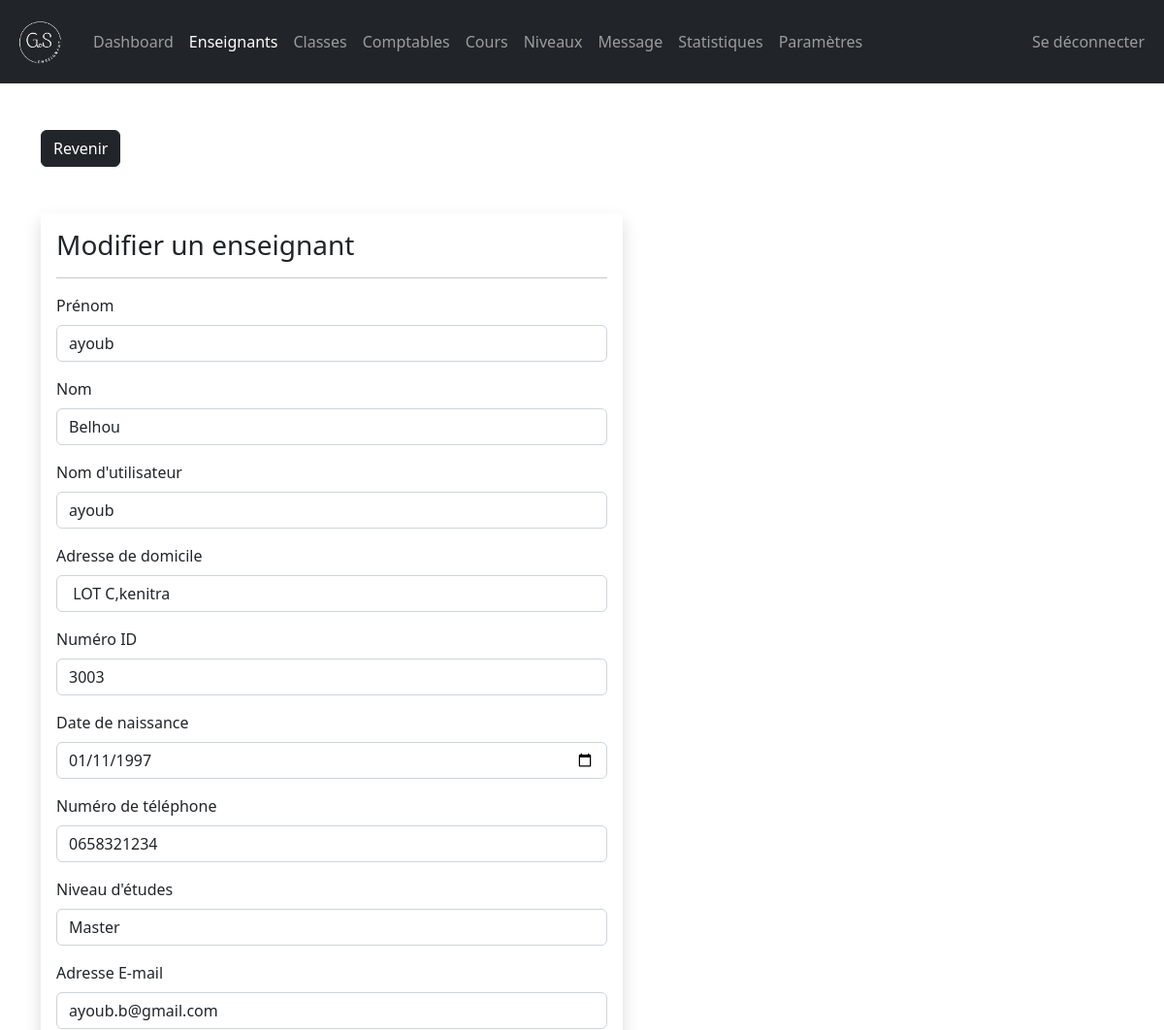
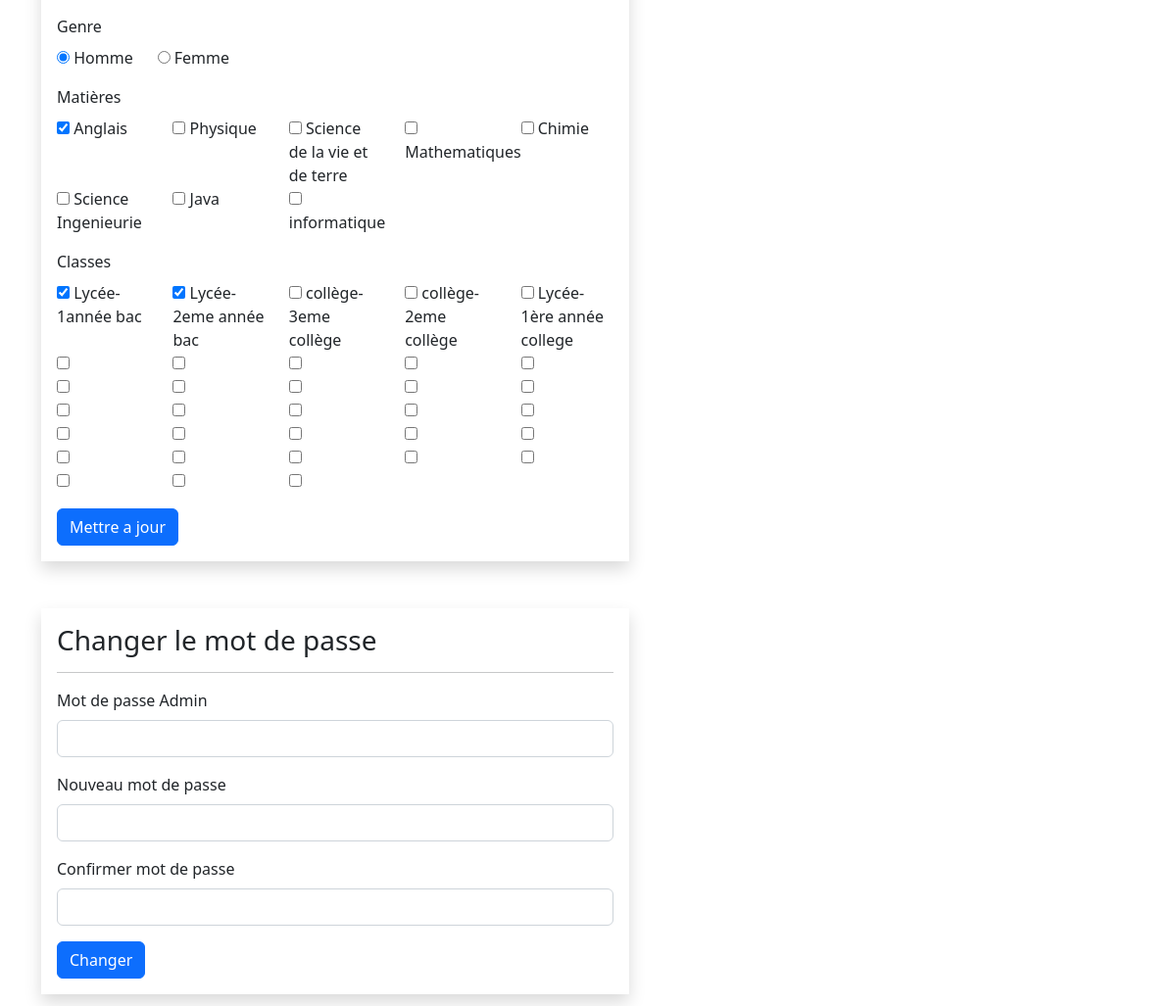
/admin/teacher-edit.php?teacher_id=9 (signed in), run on the app's committed database (2 pictures, top to bottom).
### tables this page shows
CREATE TABLE `teachers` (
  `teacher_id` int(11) NOT NULL,
  `username` varchar(127) NOT NULL,
  `password` varchar(255) NOT NULL,
  `class` varchar(31) NOT NULL,
  `fname` varchar(127) NOT NULL,
  `lname` varchar(127) NOT NULL,
  `subjects` varchar(31) NOT NULL,
  `address` varchar(31) NOT NULL,
  `employee_number` int(11) NOT NULL,
  `date_of_birth` date DEFAULT NULL,
  `phone_number` varchar(31) NOT NULL,
  `qualification` varchar(127) NOT NULL,
  `gender` varchar(7) NOT NULL,
  `email_address` varchar(255) NOT NULL,
  `date_of_joined` datetime NOT NULL DEFAULT current_timestamp()
);

CREATE TABLE `subjects` (
  `subject_id` int(11) NOT NULL,
  `subject` varchar(31) NOT NULL,
  `subject_code` varchar(31) NOT NULL,
  `grade` int(11) NOT NULL
);

CREATE TABLE `class` (
  `class_id` int(11) NOT NULL,
  `grade` int(11) NOT NULL,
  `section` int(11) NOT NULL
);

CREATE TABLE `grades` (
  `grade_id` int(11) NOT NULL,
  `grade` varchar(31) NOT NULL,
  `grade_code` varchar(7) NOT NULL
);

### admin/data/teacher.php (called while the page is built, shortened)
<?php
function getTeacherById($teacher_id, $conn){
   $sql = "SELECT * FROM teachers
           WHERE teacher_id=?";
   $stmt = $conn->prepare($sql);
   $stmt->execute([$teacher_id]);
   if ($stmt->rowCount() == 1) {
     $teacher = $stmt->fetch();
     return $teacher;
   }else {
    return 0;
   }
}

### admin/data/subject.php (called while the page is built, shortened)
<?php
function getAllSubjects($conn){
   $sql = "SELECT * FROM subjects";
   $stmt = $conn->prepare($sql);
   $stmt->execute();
   if ($stmt->rowCount() >= 1) {
     $subjects = $stmt->fetchAll();
     return $subjects;
   }else {
   	return 0;
   }
}
 ?>

### admin/data/class.php (called while the page is built, shortened)
<?php
function getAllClasses($conn){
   $sql = "SELECT * FROM class";
   $stmt = $conn->prepare($sql);
   $stmt->execute();
   if ($stmt->rowCount() >= 1) {
     $classes = $stmt->fetchAll();
     return $classes;
   }else {
    return 0;
   }
}

### admin/data/grade.php (called while the page is built, shortened)
<?php
function getGradeById($grade_id, $conn){
   $sql = "SELECT * FROM grades
           WHERE grade_id=?";
   $stmt = $conn->prepare($sql);
   $stmt->execute([$grade_id]);
   if ($stmt->rowCount() == 1) {
     $grade = $stmt->fetch();
     return $grade;
   }else {
    return 0;
   }
}

### admin/teacher-edit.php (the view, shortened to what this page needs)
<?php
if (isset($_SESSION['admin_id']) &&
    isset($_SESSION['role'])     &&
    isset($_GET['teacher_id'])) {
    if ($_SESSION['role'] == 'Admin') {
       include "../DB_connection.php";
       include "data/subject.php";
       include "data/grade.php";
       include "data/section.php";
       include "data/class.php";
       include "data/teacher.php";
       $subjects = getAllSubjects($conn);
       $classes  = getAllClasses($conn);
       $teacher_id = $_GET['teacher_id'];
       $teacher = getTeacherById($teacher_id, $conn);
 ?>
<!DOCTYPE html>
<html lang="en">
<head>
	<link rel="stylesheet" href="https://cdn.jsdelivr.net/npm/bootstrap@5.2.0/dist/css/bootstrap.min.css">
	<link rel="stylesheet" href="../css/style.css">
  <link rel="stylesheet" href="https://cdnjs.cloudflare.com/ajax/libs/font-awesome/4.7.0/css/font-awesome.min.css">
</head>
<body>
    <?php
        include "inc/navbar.php";
     ?>
     <div class="container mt-5">
        <a href="teacher.php"
           class="btn btn-dark">Revenir</a>
        <form method="post"
              class="shadow p-3 mt-5 form-w"
              action="req/teacher-edit.php">
        <h3>Modifier un enseignant</h3><hr>
        <div class="mb-3">
          <label class="form-label">Prénom</label>
          <input type="text"
                 class="form-control"
                 value="<?=$teacher['fname']?>"
                 name="fname">
        </div>
        <div class="mb-3">
          <label class="form-label">Nom</label>
          <input type="text"
                 class="form-control"
                 value="<?=$teacher['lname']?>"
                 name="lname">
        </div>
        <div class="mb-3">
          <label class="form-label">Nom d'utilisateur</label>
          <input type="text"
                 class="form-control"
                 value="<?=$teacher['username']?>"
                 name="username">
        </div>
        <div class="mb-3">
          <label class="form-label">Adresse de domicile</label>
          <input type="text"
                 class="form-control"
                 value="<?=$teacher['address']?>"
                 name="address">
        </div>
        <div class="mb-3">
          <label class="form-label">Numéro ID</label>
          <input type="text"
                 class="form-control"
                 value="<?=$teacher['employee_number']?>"
                 name="employee_number">
        </div>
        <div class="mb-3">
          <label class="form-label">Date de naissance</label>
          <input type="date"
                 class="form-control"
                 value="<?=$teacher['date_of_birth']?>"
                 name="date_of_birth">
        </div>
        <div class="mb-3">
          <label class="form-label">Numéro de téléphone</label>
          <input type="text"
                 class="form-control"
                 value="<?=$teacher['phone_number']?>"
                 name="phone_number">
        </div>
        <div class="mb-3">
          <label class="form-label">Niveau d'études</label>
          <input type="text"
                 class="form-control"
                 value="<?=$teacher['qualification']?>"
                 name="qualification">
        </div>
        <div class="mb-3">
          <label class="form-label">Adresse E-mail</label>
          <input type="text"
                 class="form-control"
                 value="<?=$teacher['email_address']?>"
                 name="email_address">
        </div>
        <div class="mb-3">
          <label class="form-label">Genre</label><br>
          <input type="radio"
                 value="Male"
                 <?php if($teacher['gender'] == 'Male') echo 'checked';  ?>
                 name="gender"> Homme
                 &nbsp;&nbsp;&nbsp;&nbsp;
          <input type="radio"
                 value="Female"
                 <?php if($teacher['gender'] == 'Female') echo 'checked';  ?>
                 name="gender"> Femme
        </div>
        <div class="mb-3">
          <label class="form-label">Matières</label>
          <div class="row row-cols-5">
            <?php
            $subject_ids = str_split(trim($teacher['subjects']));
            foreach ($subjects as $subject){
              $checked =0;
              foreach ($subject_ids as $subject_id ) {
                if ($subject_id == $subject['subject_id']) {
                   $checked =1;
                }
              }
            ?>
            <div class="col">
              <input type="checkbox"
                     name="subjects[]"
                     <?php if($checked) echo "checked"; ?>
                     value="<?=$subject['subject_id']?>">
                     <?=$subject['subject']?>
            </div>
            <?php } ?>
          </div>
        </div>
        <div class="mb-3">
          <label class="form-label">Classes</label>
          <div class="row row-cols-5">
            <?php
            $class_ids = str_split(trim($teacher['class']));
            foreach ($classes as $class){
              $checked =0;
              foreach ($class_ids as $class_id ) {
                if ($class_id == $class['class_id']) {
                   $checked =1;
                }
              }
              $grade = getGradeById($class['class_id'], $conn);
            ?>
            <div class="col">
              <input type="checkbox"
                     name="classes[]"
                     <?php if($checked) echo "checked"; ?>
                     value="<?=$grade['grade_id']?>">
                     <?php if (isset($grade['grade_code']) && isset($grade['grade'])) { ?>
    <?=$grade['grade_code']?>-<?=$grade['grade']?>
<?php } ?>
            </div>
            <?php } ?>
          </div>
        </div>
      <button type="submit"
              class="btn btn-primary">
              Mettre a jour</button>
     </form>
     <form method="post"
              class="shadow p-3 my-5 form-w"
              action="req/teacher-change.php"
              id="change_password">
        <h3>Changer le mot de passe</h3><hr>
       <div class="mb-3">
            <div class="mb-3">
            <label class="form-label">Mot de passe Admin </label>
                <input type="password"
                       class="form-control"
                       name="admin_pass">
          </div>
            <label class="form-label">Nouveau mot de passe</label>
            <div class="input-group mb-3">
                <input type="text"
                       class="form-control"
                       name="new_pass"
                       id="passInput">
            </div>
          </div>
          <div class="mb-3">
            <label class="form-label">Confirmer mot de passe  </label>
                <input type="text"
                       class="form-control"
                       name="c_new_pass"
                       id="passInput2">
          </div>
          <button type="submit"
              class="btn btn-primary">
              Changer</button>
        </form>
     </div>
</body>
</html>
<?php
  }else {
    header("Location: teacher.php");
    exit;
  }
}else {
	header("Location: teacher.php");
	exit;
}
?>

### css/style.css (style rules this page uses)
.form-w { max-width: 600px; width: 100%; }

### data on the page
teachers: fname "ayoub", lname "Belhou", username "ayoub", address "LOT C,kenitra", employee_number "3003", date_of_birth "01/11/1997", phone_number "0658321234", qualification "Master", email_address "ayoub.b@gmail.com", gender "☑", subjects "☑", class "☑"
subjects: subject "Anglais"
subjects: subject "Physique"
subjects: subject "Science de la vie et de terre"
subjects: subject "Mathematiques"
subjects: subject "Chimie"
subjects: subject "Science Ingenieurie"
subjects: subject "Java"
subjects: subject "informatique"
class: grades.grade_code "Lycée", grades.grade "1année bac"
class: grades.grade_code "Lycée", grades.grade "2eme année bac"
class: grades.grade_code "collège", grades.grade "3eme collège"
class: grades.grade_code "collège", grades.grade "2eme collège"
class: grades.grade_code "Lycée", grades.grade "1ère année college"
